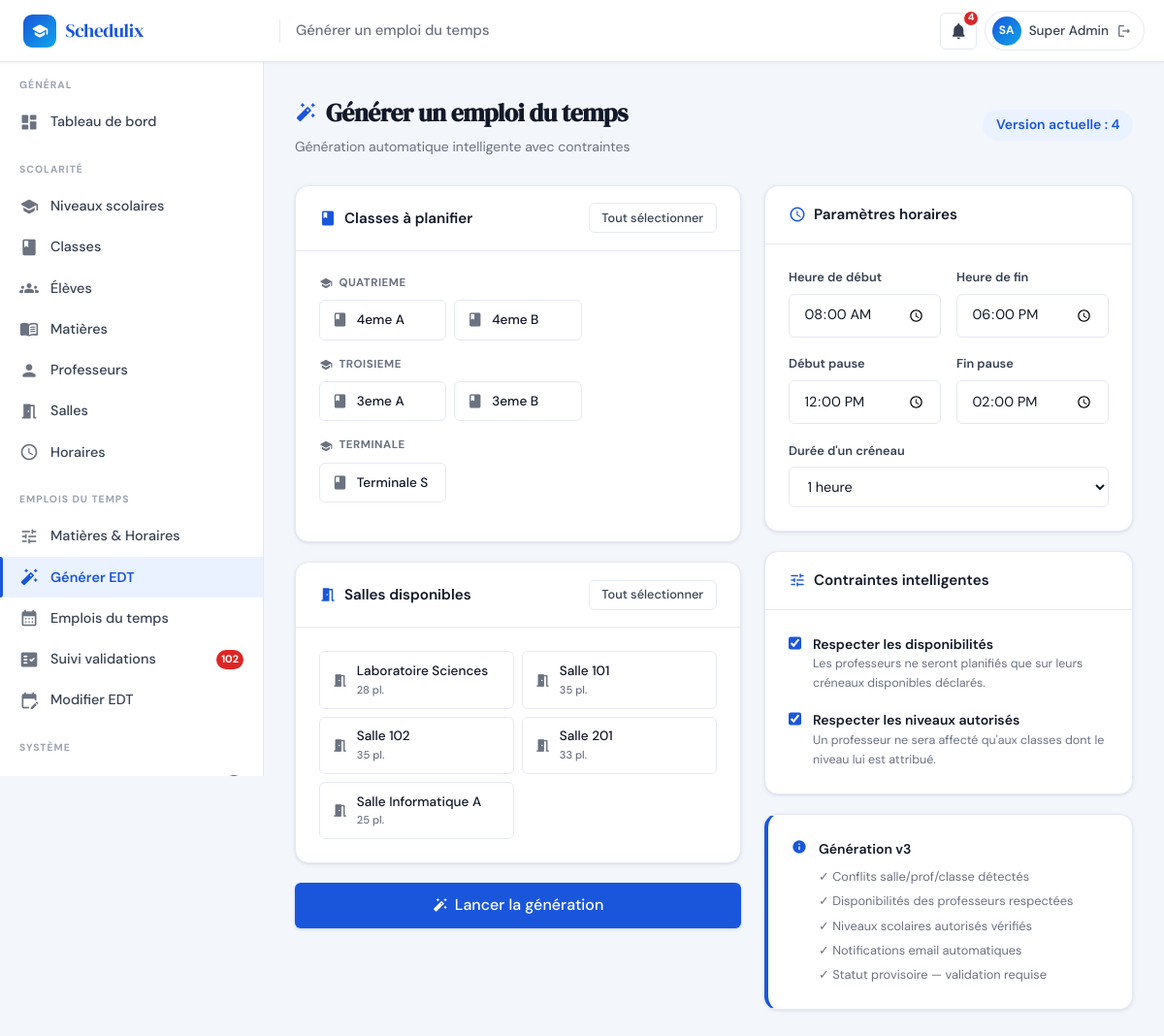
The app's page /admin/generer.php (signed in) with its own data.
### tables this page shows
CREATE TABLE IF NOT EXISTS `utilisateurs` (
  `id`            INT(11)      NOT NULL AUTO_INCREMENT,
  `nom`           VARCHAR(100) NOT NULL,
  `prenom`        VARCHAR(100) NOT NULL,
  `email`         VARCHAR(191) NOT NULL,
  `mot_de_passe`  VARCHAR(255) NOT NULL,
  `role`          ENUM('admin','professeur','eleve') NOT NULL DEFAULT 'eleve',
  `statut`        ENUM('actif','inactif')             NOT NULL DEFAULT 'actif',
  `id_classe`     INT(11)      DEFAULT NULL,
  `date_creation` TIMESTAMP    NOT NULL DEFAULT CURRENT_TIMESTAMP,
  PRIMARY KEY (`id`),
  UNIQUE KEY `uq_email` (`email`),
  KEY `id_classe` (`id_classe`),
  CONSTRAINT `utilisateurs_ibfk_1`
    FOREIGN KEY (`id_classe`) REFERENCES `classes` (`id`) ON DELETE SET NULL
);

CREATE TABLE IF NOT EXISTS `classes` (
  `id`        INT(11)      NOT NULL AUTO_INCREMENT,
  `nom`       VARCHAR(100) NOT NULL,
  `niveau` VARCHAR(50) NOT NULL DEFAULT 'Troisieme',
  `capacite`  INT(11)      NOT NULL DEFAULT 30,
  `id_niveau` INT(11)      DEFAULT NULL,
  PRIMARY KEY (`id`),
  UNIQUE KEY `uq_classe_nom` (`nom`),
  KEY `fk_classe_niveau` (`id_niveau`),
  CONSTRAINT `fk_classe_niveau`
    FOREIGN KEY (`id_niveau`) REFERENCES `niveaux` (`id`) ON DELETE SET NULL
);

CREATE TABLE IF NOT EXISTS `salles` (
  `id`       INT(11)      NOT NULL AUTO_INCREMENT,
  `nom`      VARCHAR(100) NOT NULL,
  `capacite` INT(11)      NOT NULL DEFAULT 30,
  `type`     ENUM('normale','informatique','laboratoire') NOT NULL DEFAULT 'normale',
  PRIMARY KEY (`id`),
  UNIQUE KEY `uq_salle_nom` (`nom`)
);

### includes/functions.php (called while the page is built, shortened)
<?php
require_once __DIR__ . '/db.php';
function h(string $str): string {
    return htmlspecialchars($str, ENT_QUOTES, 'UTF-8');
}
function countNotificationsNonLues(int $userId): int {
    $stmt = getDB()->prepare('SELECT COUNT(*) FROM notifications WHERE id_utilisateur=? AND est_lu=0');
    $stmt->execute([$userId]);
    return (int)$stmt->fetchColumn();
}
function getSalles(): array {
    return getDB()->query('SELECT * FROM salles ORDER BY nom')->fetchAll();
}
function getCurrentVersion(): int {
    $row = getDB()->query('SELECT MAX(version) AS v FROM emplois_du_temps')->fetch();
    return $row ? (int)($row['v'] ?? 0) : 0;
}
function getClassesWithNiveau(): array {
    static $hasNiveau = null;
    if ($hasNiveau === null) {
        try { getDB()->query('SELECT id_niveau FROM classes LIMIT 1'); $hasNiveau = true; }
        catch (PDOException $e) { $hasNiveau = false; }
    }
    if ($hasNiveau) {
        return getDB()->query("
            SELECT c.*, n.nom AS niveau_nom, n.id AS id_niveau_rel
            FROM classes c
            LEFT JOIN niveaux n ON n.id = c.id_niveau
            ORDER BY n.ordre, c.nom
        ")->fetchAll();
    }
    return getDB()->query("SELECT *, \'\' AS niveau_nom, NULL AS id_niveau_rel FROM classes ORDER BY nom")->fetchAll();
}

### includes/auth.php (called while the page is built, shortened)
<?php
function isLoggedIn(): bool {
    return !empty($_SESSION['user_id']);
}
function getCurrentUser(): ?array {
    static $user = null;
    if ($user === null) {
        $stmt = getDB()->prepare('SELECT * FROM utilisateurs WHERE id=? AND statut="actif" LIMIT 1');
        $stmt->execute([$_SESSION['user_id']]);
        $user = $stmt->fetch() ?: null;
    }
    return $user;
}
function getUserInitials(array $user): string {
    return strtoupper(substr($user['prenom'], 0, 1) . substr($user['nom'], 0, 1));
}

### includes/db.php (called while the page is built, shortened)
<?php
function getDB(): PDO {
    static $pdo = null;
    if ($pdo === null) {
        $dsn = 'mysql:host=' . DB_HOST . ';dbname=' . DB_NAME . ';charset=' . DB_CHARSET;
        $options = [
            PDO::ATTR_ERRMODE            => PDO::ERRMODE_EXCEPTION,
            PDO::ATTR_DEFAULT_FETCH_MODE => PDO::FETCH_ASSOC,
            PDO::ATTR_EMULATE_PREPARES   => false,
        ];
        try {
            $pdo = new PDO($dsn, DB_USER, DB_PASS, $options);
        } catch (PDOException $e) {
            http_response_code(500);
            $msg = (getenv('APP_ENV') === 'production')
                ? 'Service temporairement indisponible.'
                : 'Connexion BDD impossible : ' . $e->getMessage();
            die(json_encode(['error' => $msg]));
        }
    }
    return $pdo;
}

### admin/generer.php (the view, shortened to what this page needs)
<?php
require_once __DIR__ . '/../includes/db.php';
require_once __DIR__ . '/../includes/auth.php';
require_once __DIR__ . '/../includes/functions.php';
$currentUser = getCurrentUser();
$allClasses = getClassesWithNiveau();
$allSalles  = getSalles();
$version    = getCurrentVersion();
$pageTitle = 'Générer un emploi du temps'; $activeMenu = 'generer';
include __DIR__ . '/../includes/header.php';
include __DIR__ . '/../includes/sidebar_admin.php';
?>
<div class="main-content">
  <div class="page-header">
    <div class="page-header-left">
      <h1 class="page-title"><span class="material-icons-round">auto_fix_high</span> Générer un emploi du temps</h1>
      <p class="page-subtitle">Génération automatique intelligente avec contraintes</p>
    </div>
    <?php if ($version > 0): ?>
    <span class="badge badge-primary" style="font-size:.875rem;padding:.4rem .85rem">Version actuelle : <?= $version ?></span>
    <?php endif; ?>
  </div>
  <div style="display:grid;grid-template-columns:1fr 380px;gap:1.5rem;align-items:start" class="gen-grid">
    <form method="POST" id="genForm">
      <div class="card" style="margin-bottom:1.25rem">
        <div class="card-header">
          <div class="card-header-title"><span class="material-icons-round">class</span> Classes à planifier</div>
          <button type="button" class="btn btn-sm btn-outline" onclick="toggleAll('classes[]')">Tout sélectionner</button>
        </div>
        <div class="card-body">
          <?php if (empty($allClasses)): ?>
          <div class="alert alert-warning" style="margin:0">
            <span class="material-icons-round">warning</span>
            <div class="alert-content">Aucune classe. <a href="<?= APP_URL ?>/admin/classes.php">Ajoutez-en</a> d'abord.</div>
          </div>
          <?php else:
            $byNiveau = ['(Sans niveau)' => []];
            foreach ($allClasses as $c) {
                $key = $c['niveau_nom'] ?? '(Sans niveau)';
                $byNiveau[$key][] = $c;
            }
            foreach ($byNiveau as $nivNom => $cls): if (empty($cls)) continue; ?>
            <div style="margin-bottom:1rem">
              <div style="font-size:.72rem;font-weight:700;text-transform:uppercase;letter-spacing:.5px;color:var(--text-muted);margin-bottom:.5rem;display:flex;align-items:center;gap:.4rem">
                <span class="material-icons-round" style="font-size:14px">school</span><?= h($nivNom) ?>
              </div>
              <div style="display:grid;grid-template-columns:repeat(auto-fill,minmax(130px,1fr));gap:.5rem">
                <?php foreach ($cls as $c): ?>
                <label style="display:flex;align-items:center;gap:.55rem;padding:.55rem .75rem;border:1.5px solid var(--border);border-radius:var(--radius-sm);cursor:pointer;font-size:.85rem;font-weight:500" class="sel-card">
                  <span class="material-icons-round" style="font-size:17px;color:var(--text-muted)">class</span>
                  <?= h($c['nom']) ?>
                </label>
                <?php endforeach; ?>
              </div>
            </div>
            <?php endforeach; endif; ?>
        </div>
      </div>
      <div class="card" style="margin-bottom:1.25rem">
        <div class="card-header">
          <div class="card-header-title"><span class="material-icons-round">meeting_room</span> Salles disponibles</div>
          <button type="button" class="btn btn-sm btn-outline" onclick="toggleAll('salles[]')">Tout sélectionner</button>
        </div>
        <div class="card-body">
          <?php if (empty($allSalles)): ?>
          <div class="alert alert-warning" style="margin:0"><span class="material-icons-round">warning</span>
            <div class="alert-content">Aucune salle. <a href="<?= APP_URL ?>/admin/salles.php">Ajoutez-en</a>.</div></div>
          <?php else: ?>
          <div style="display:grid;grid-template-columns:repeat(auto-fill,minmax(150px,1fr));gap:.5rem">
            <?php foreach ($allSalles as $s): ?>
            <label style="display:flex;align-items:center;gap:.55rem;padding:.55rem .75rem;border:1.5px solid var(--border);border-radius:var(--radius-sm);cursor:pointer;font-size:.85rem;font-weight:500" class="sel-card">
              <span class="material-icons-round" style="font-size:17px;color:var(--text-muted)">meeting_room</span>
              <div><div><?= h($s['nom']) ?></div><div style="font-size:.7rem;color:var(--text-muted)"><?= $s['capacite'] ?> pl.</div></div>
            </label>
            <?php endforeach; ?>
          </div>
          <?php endif; ?>
        </div>
      </div>
      <button type="submit" class="btn btn-primary btn-lg" style="width:100%;justify-content:center"
              onclick="showSpinner('Génération en cours…')">
        <span class="material-icons-round">auto_fix_high</span> Lancer la génération
      </button>
    </form>
    <div>
      <div class="card" style="margin-bottom:1.25rem">
        <div class="card-header">
          <div class="card-header-title"><span class="material-icons-round">schedule</span> Paramètres horaires</div>
        </div>
        <div class="card-body">
          <div class="form-grid">
            <div class="form-group"><label class="form-label">Heure de début</label>
              <input type="time" name="heure_debut" form="genForm" class="form-control" value="08:00"></div>
            <div class="form-group"><label class="form-label">Heure de fin</label>
              <input type="time" name="heure_fin" form="genForm" class="form-control" value="18:00"></div>
          </div>
          <div class="form-grid">
            <div class="form-group"><label class="form-label">Début pause</label>
              <input type="time" name="pause_debut" form="genForm" class="form-control" value="12:00"></div>
            <div class="form-group"><label class="form-label">Fin pause</label>
              <input type="time" name="pause_fin" form="genForm" class="form-control" value="14:00"></div>
          </div>
          <div class="form-group" style="margin-bottom:0"><label class="form-label">Durée d'un créneau</label>
            <select name="duree_creneau" form="genForm" class="form-control">
              <option value="60" selected>1 heure</option>
            </select></div>
        </div>
      </div>
      <div class="card" style="margin-bottom:1.25rem">
        <div class="card-header">
          <div class="card-header-title"><span class="material-icons-round">tune</span> Contraintes intelligentes</div>
        </div>
        <div class="card-body">
          <label style="display:flex;align-items:flex-start;gap:.75rem;cursor:pointer;margin-bottom:1rem">
            <input type="checkbox" name="respect_dispo" form="genForm" value="1" checked
                   style="width:16px;height:16px;margin-top:2px;accent-color:var(--primary)">
            <div>
              <div style="font-weight:600;font-size:.875rem">Respecter les disponibilités</div>
              <div style="font-size:.78rem;color:var(--text-muted)">
                Les professeurs ne seront planifiés que sur leurs créneaux disponibles déclarés.
              </div>
            </div>
          </label>
          <label style="display:flex;align-items:flex-start;gap:.75rem;cursor:pointer">
            <input type="checkbox" name="respect_niveau" form="genForm" value="1" checked
                   style="width:16px;height:16px;margin-top:2px;accent-color:var(--primary)">
            <div>
              <div style="font-weight:600;font-size:.875rem">Respecter les niveaux autorisés</div>
              <div style="font-size:.78rem;color:var(--text-muted)">
                Un professeur ne sera affecté qu'aux classes dont le niveau lui est attribué.
              </div>
            </div>
          </label>
        </div>
      </div>
      <div class="card" style="border-left:4px solid var(--primary)">
        <div class="card-body">
          <div style="display:flex;gap:.75rem;align-items:flex-start">
            <span class="material-icons-round" style="color:var(--primary);margin-top:.1rem">info</span>
            <div>
              <div style="font-weight:600;font-size:.875rem;margin-bottom:.5rem">Génération v3</div>
              <ul style="font-size:.8rem;color:var(--text-muted);list-style:none;display:flex;flex-direction:column;gap:.3rem">
                <li>✓ Conflits salle/prof/classe détectés</li>
                <li>✓ Disponibilités des professeurs respectées</li>
                <li>✓ Niveaux scolaires autorisés vérifiés</li>
                <li>✓ Notifications email automatiques</li>
                <li>✓ Statut provisoire — validation requise</li>
              </ul>
            </div>
          </div>
        </div>
      </div>
    </div>
  </div>
</div>
</body></html>

### includes/header.php (shortened to what this page needs)
<?php
require_once __DIR__ . '/functions.php';
require_once __DIR__ . '/auth.php';
$currentUser = getCurrentUser();
$notifCount  = $currentUser ? countNotificationsNonLues($currentUser['id']) : 0;
$pageTitle   = $pageTitle  ?? APP_NAME;
$initials    = $currentUser ? getUserInitials($currentUser) : '?';
$userName    = $currentUser ? ($currentUser['prenom'] . ' ' . $currentUser['nom']) : '';
$notifUrl = match($currentUser['role'] ?? '') {
    'admin'      => APP_URL . '/admin/notifications.php',
    'professeur' => APP_URL . '/professeur/notifications.php',
    default      => '#',
};
?>
<!DOCTYPE html>
<html lang="fr">
<head>
  <link rel="stylesheet" href="<?= APP_URL ?>/assets/css/main.css">
</head>
<body>
<header class="topbar">
  <div class="topbar-brand">
    <div class="topbar-brand-icon"><span class="material-icons-round">school</span></div>
  Schedulix
  </div>
  <span class="topbar-page-title"><?= h($pageTitle) ?></span>
  <div class="topbar-actions">
    <a href="<?= $notifUrl ?>" class="topbar-icon-btn" title="Notifications">
      <span class="material-icons-round">notifications</span>
      <?php if ($notifCount > 0): ?>
        <span class="notif-badge-count"><?= $notifCount > 9 ? '9+' : $notifCount ?></span>
      <?php endif; ?>
    </a>
    <div class="user-chip" onclick="window.location='<?= APP_URL ?>/logout.php'">
      <div class="user-avatar"><?= h($initials) ?></div>
      <span class="user-name"><?= h($userName) ?></span>
      <span class="material-icons-round" style="font-size:16px;color:var(--text-muted)">logout</span>
    </div>
  </div>
</header>

### records on screen
utilisateurs: initials "SA", userName "Super Admin"
classes: nom "4eme A"
classes: nom "4eme B"
classes: nom "3eme A"
classes: nom "3eme B"
classes: nom "Terminale S"
salles: nom "Laboratoire Sciences", capacite "28"
salles: nom "Salle 101", capacite "35"
salles: nom "Salle 102", capacite "35"
salles: nom "Salle 201", capacite "33"
salles: nom "Salle Informatique A", capacite "25"

### other values on screen
$pageTitle "Générer un emploi du temps"
$notifCount "4"
$sectionLabel "GÉNÉRAL"
$label "Tableau de bord"
$sectionLabel "SCOLARITÉ"
$label "Niveaux scolaires"
$label "Classes"
$label "Élèves"
$label "Matières"
$label "Professeurs"
$label "Salles"
$label "Horaires"
$sectionLabel "EMPLOIS DU TEMPS"
$label "Matières & Horaires"
$label "Générer EDT"
